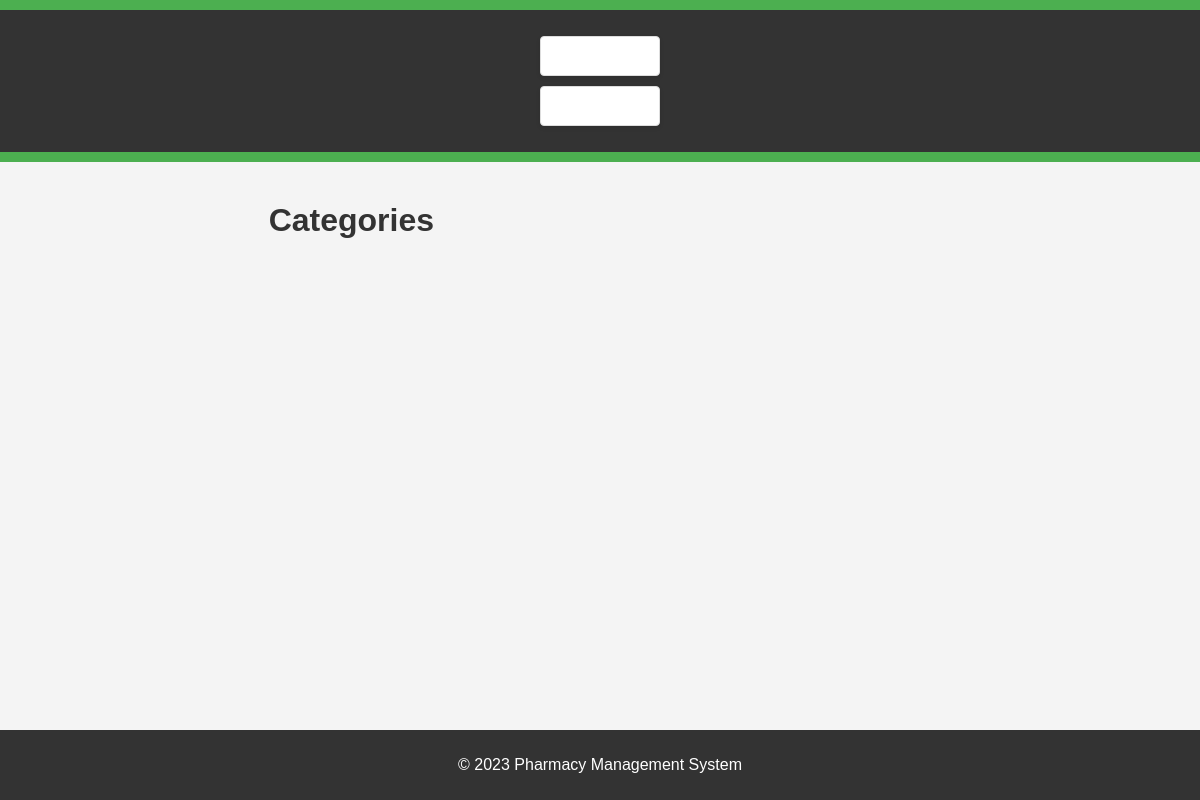
The app's page /, older data.
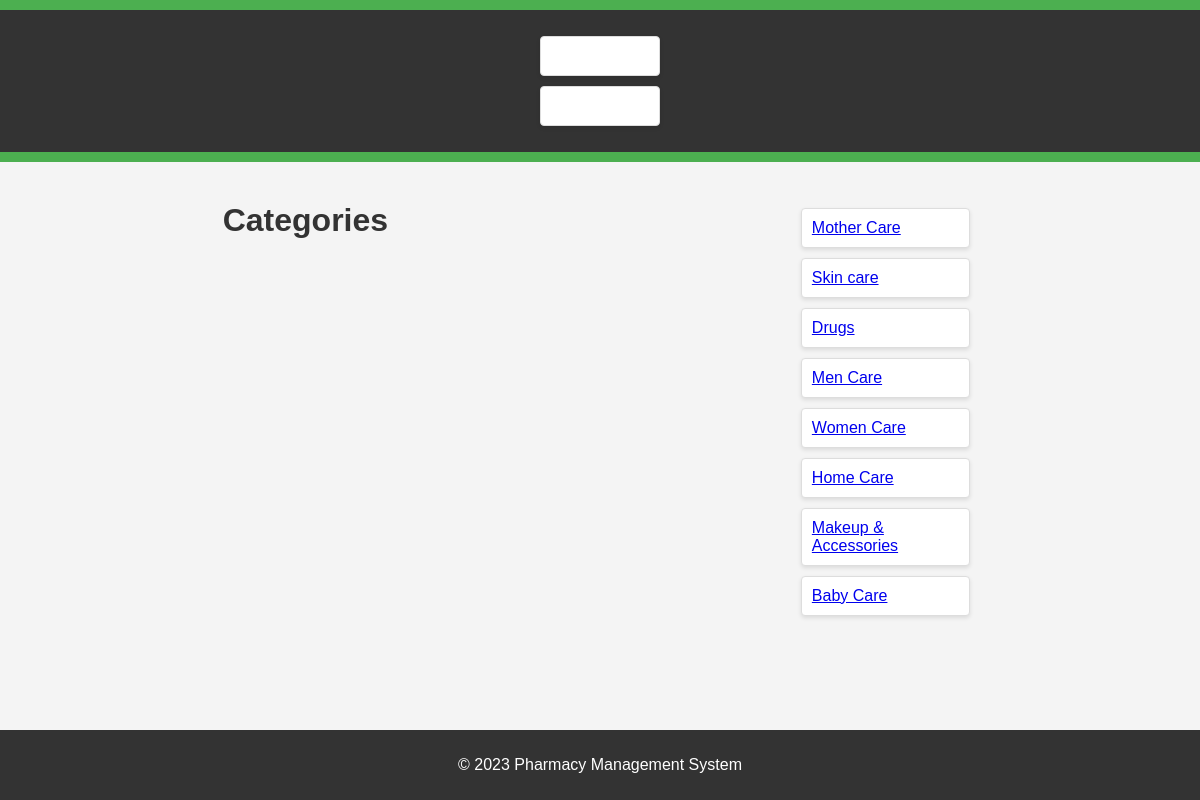
The same page, newer data.
### pharma/models.py (models this page shows)
class Categories(models.Model):
    category = models.CharField(max_length=25, unique=True, blank=False, null=False)
    def __str__(self):
        return self.category

### pharma/views.py (the view)
# urls.py: path('', views.index, name='index'),
def index(request):
    return render(request, 'pharma/index.html', {'categories': Categories.objects.all()})

### pharma/templates/pharma/index.html (shortened to what this page needs)
{% extends "pharma/layout.html" %}
{% block content %}
    <h1>Categories</h1>
    <ul>
        {% for category in categories %}
            <li> <a href="{% url 'category' category %}">{{ category }}</a></li>
        {% endfor %}
    </ul>
{% endblock %}

### pharma/templates/pharma/layout.html (shortened to what this page needs)
{% load static %}
<!DOCTYPE html>
<html lang="en">
<head>
    <link rel="stylesheet" href="{% static 'css/styles.css' %}">
</head>
<body>
    <header>
        <nav>
            <ul>
                <li><a href="{% url 'login' %}">Login</a></li>
                <li><a href="{% url 'register' %}">Register</a></li>
            </ul>
        </nav>
    </header>
    <main>
        {% block content %}
        {% endblock %}
    </main>
    <footer>
        <p>&copy; 2023 Pharmacy Management System</p>
    </footer>
</body>
</html>

### pharma/static/pharma/css/styles.css (style rules this page uses)
body { font-family: Arial, sans-serif; margin: 0; padding: 0; background-color: #f4f4f4; }
header { background-color: #4CAF50; color: white; padding: 10px 0; text-align: center; }
nav { display: flex; justify-content: space-around; background-color: #333; }
nav a { color: white; padding: 14px 20px; text-decoration: none; text-align: center; }
main { display: flex; flex-wrap: wrap; justify-content: space-around; padding: 20px; }
footer { background-color: #333; color: white; text-align: center; padding: 10px 0; position: fixed; width: 100%; bottom: 0; }

### pharma/templates/pharma/index.html (style rules this page uses)
body { font-family: Arial, sans-serif; background-color: #f4f4f4; margin: 0; padding: 0; }
h1 { color: #333; text-align: center; margin-top: 20px; }
ul { list-style-type: none; padding: 0; }
li { background-color: #fff; margin: 10px auto; padding: 10px; border: 1px solid #ddd; border-radius: 4px; width: 80%; max-width: 600px; box-shadow: 0 2px 4px rgba(0, 0, 0, 0.1); }

Row changes from the older to the newer data that the page shows:
added Categories: category "Mother Care"
added Categories: category "Skin care"
added Categories: category "Drugs"
added Categories: category "Men Care"
added Categories: category "Women Care"
added Categories: category "Home Care"
added Categories: category "Makeup & Accessories"
added Categories: category "Baby Care"
